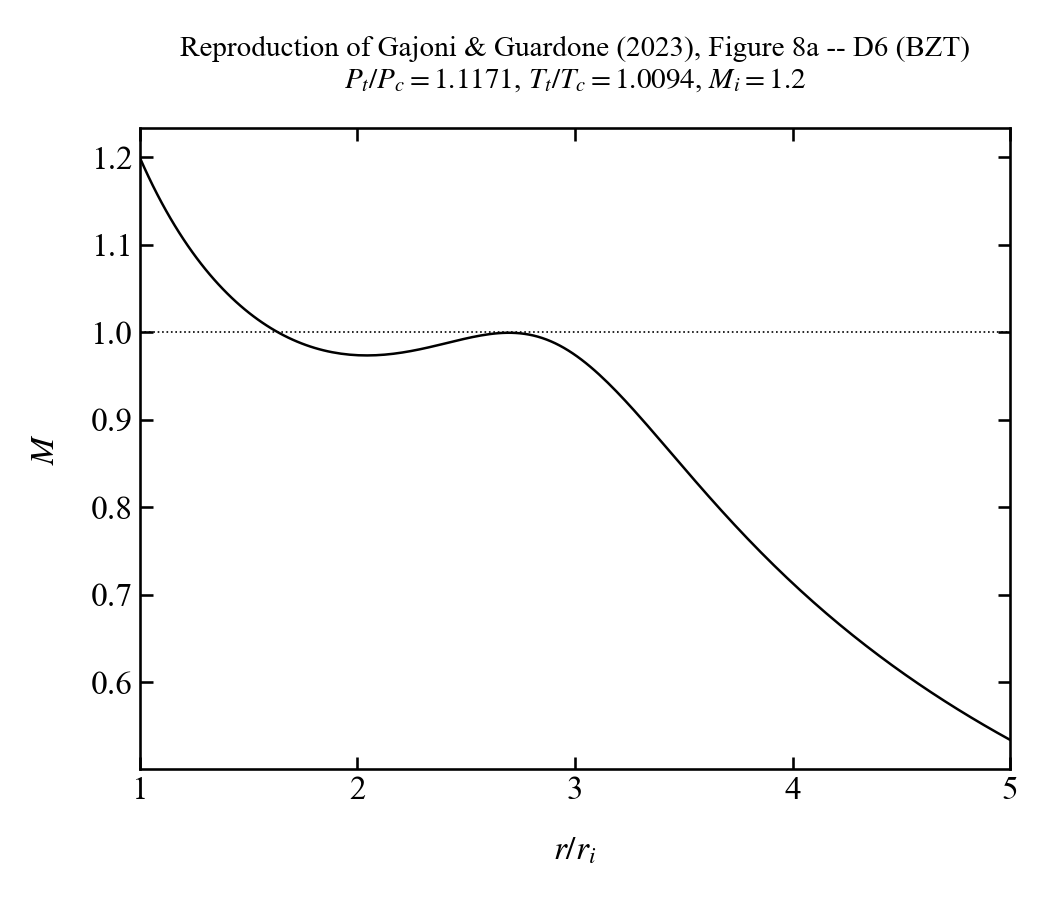

Reproduce this figure in Python.
"""
Reproduce Figure 8a of Gajoni & Guardone (JFM 2023): D6 (dodecamethyl-
cyclohexasiloxane), a BZT (Bethe-Zel'dovich-Thompson) fluid, in
non-classical planar radial equilibrium.

    Pt/Pc = 1.1171
    Tt/Tc = 1.0094
    M_i   = 1.2   (subsonic -- non-classical BZT behaviour occurs
                   subsonically, unlike the HMC/MM cases which need
                   supersonic conditions; M_i read off the paper's
                   Fig. 8a y-axis, not stated explicitly in the text)
    r~ integrated from 1 to 5

For BZT fluids, Gamma < 0 is admissible somewhere in the envelope, which
allows J = 1-Gamma-1/M^2 > 0 even in SUBSONIC conditions (see Eq. 2.5
discussion) -- unlike HMC fluids like MM, which need M>1 for J>0. This
produces the non-classical non-monotone Mach profile that is the point
of this figure.
"""

import numpy as np
import matplotlib.pyplot as plt
import jaxprop as jxp

from common import (
    get_fluid, gamma_of_rho, find_rho_for_mach, integrate_radial_equilibrium,
)

jxp.set_plot_options(grid=False, minor_ticks=False)

FLUID_NAME = "D6"
M_I = 1.2
R_TILDE_END = 5.0
PT_OVER_PC = 1.1171
TT_OVER_TC = 1.0094


def main():
    fluid = get_fluid(FLUID_NAME)
    Tc, Pc = fluid.critical_point.T, fluid.critical_point.p

    Pt = PT_OVER_PC * Pc
    Tt = TT_OVER_TC * Tc
    stag = fluid.get_state(jxp.PT_INPUTS, Pt, Tt)
    s0, h0, rho_stag = stag.s, stag.h, stag.rho

    rho_i = find_rho_for_mach(fluid, M_I, s0, h0, rho_stag)
    r_tilde, rho, M = integrate_radial_equilibrium(fluid, s0, h0, rho_i, R_TILDE_END)

    Gamma_path = np.array([gamma_of_rho(fluid, r, s0) for r in rho])
    J_path = 1.0 - Gamma_path - 1.0 / M**2
    monotone = np.all(np.diff(M) <= 1e-9)
    print(f"D6: Tc={Tc:.2f} K, Pc={Pc:.1f} Pa")
    print(f"Gamma in [{Gamma_path.min():.3f}, {Gamma_path.max():.3f}] "
          f"(Gamma<0 anywhere: {np.any(Gamma_path < 0)})")
    print(f"J in [{J_path.min():.3f}, {J_path.max():.3f}], "
          f"M {'monotone' if monotone else 'NON-MONOTONE'}")

    fig, ax = plt.subplots(figsize=(7, 6))
    ax.plot(r_tilde, M, "-", lw=1.2, color="black")
    ax.axhline(1.0, color="black", lw=0.8, ls=":")

    ax.set_xlabel(r"$r/r_i$", fontsize=16)
    ax.set_ylabel(r"$M$", fontsize=16)
    ax.set_xlim(1, R_TILDE_END)
    ax.set_xticks([1, 2, 3, 4, 5])
    ax.tick_params(axis="both", labelsize=16)
    ax.set_title("Reproduction of Gajoni & Guardone (2023), Figure 8a -- D6 (BZT)\n"
                  rf"$P_t/P_c={PT_OVER_PC}$, $T_t/T_c={TT_OVER_TC}$, $M_i={M_I}$")
    plt.tight_layout()
    fig.savefig("figure8a_d6_bzt.png", dpi=150)
    plt.show()


if __name__ == "__main__":
    main()
